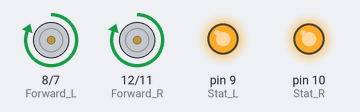
Bench run of a sketch on a simulated Arduino Uno, built with avr-gcc and run on an emulated ATmega328P. Parts: motor-driver pin pairs drawn as motors (green arrow = first pin HIGH = forward, orange = second pin HIGH = backward, longer = more drive), output pins drawn as LEDs (lit = HIGH).

Above: at 0.5 s.
At 2.5 s:
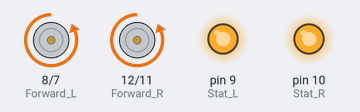
At 5.5 s:
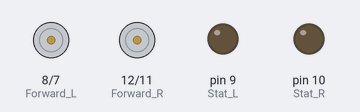
Timing chart, 0 to 10.4 s (numbered marks = the images above):
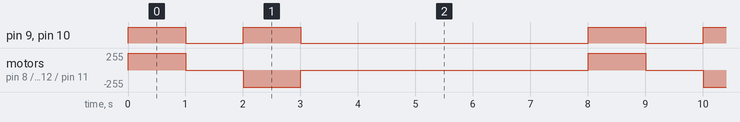

Measured:
- by itself, pin 9 (Stat_L), pin 10 (Stat_R): repeats every 8.0 s: LOW 1.0 s, HIGH 1.0 s, LOW 5.0 s, HIGH 1.0 s
- by itself, motor on pin 8 (Forward_L) / pin 7 (Back_L), motor on pin 12 (Forward_R) / pin 11 (Back_R): repeats every 8.0 s: stopped 1.0 s, backward 255/255 1.0 s, stopped 5.0 s, forward 255/255 1.0 s

The sketch:

Rover_simulation.ino
```cpp
int Forward_L = 8;
int Forward_R = 12;
int Stat_L = 9;
int Stat_R = 10;
int Back_L = 7;
int Back_R = 11;

// the setup function tells us which LED to use.
void setup() {
  // initialize digital pin D3 as an output.
  pinMode(Forward_L,OUTPUT);
  pinMode(Stat_L,OUTPUT);
  pinMode(Back_L,OUTPUT);
  pinMode(Forward_R,OUTPUT);
  pinMode(Stat_R,OUTPUT);
  pinMode(Back_R,OUTPUT);
}

// The loop function tells us how quickly the LED to turn on and off
// including time when off and when on.
void loop() {
  /* Yello LED = forwards
   * Green LED = enable
   * Red LED = backwards
   * Forwards for 10 seconds.*/
  digitalWrite(Stat_L,HIGH); // enable motors on
  digitalWrite(Stat_R,HIGH);

  digitalWrite(Forward_L,HIGH); // forward motors on
  digitalWrite(Forward_R,HIGH);

  digitalWrite(Back_L, LOW);  // reverse motors off
  digitalWrite(Back_R, LOW);

  delay(1000);

  //Stop for 5 seconds.
  digitalWrite(Stat_L,LOW); // enable motors off
  digitalWrite(Stat_R,LOW);

  digitalWrite(Forward_L,LOW); // forward motors off
  digitalWrite(Forward_R,LOW);

  digitalWrite(Back_L, LOW);  // reverse motors off
  digitalWrite(Back_R, LOW);

  delay(1000);


  //Reverse for 1 second
  digitalWrite(Stat_L, HIGH);
  digitalWrite(Stat_R, HIGH);

  digitalWrite(Back_L, HIGH);
  digitalWrite(Back_R, HIGH);

  digitalWrite(Forward_L, LOW);
  digitalWrite(Forward_R, LOW);

  delay(1000);

  //Stops the rover when 1 second reverse is done and makes sure that the
  //rover has stopped.
  digitalWrite(Stat_L,LOW); // enable motors off
  digitalWrite(Stat_R,LOW);

  digitalWrite(Forward_L,LOW); // forward motors off
  digitalWrite(Forward_R,LOW);

  digitalWrite(Back_L, LOW);  // reverse motors off
  digitalWrite(Back_R, LOW);

  delay(5000);

}
```
